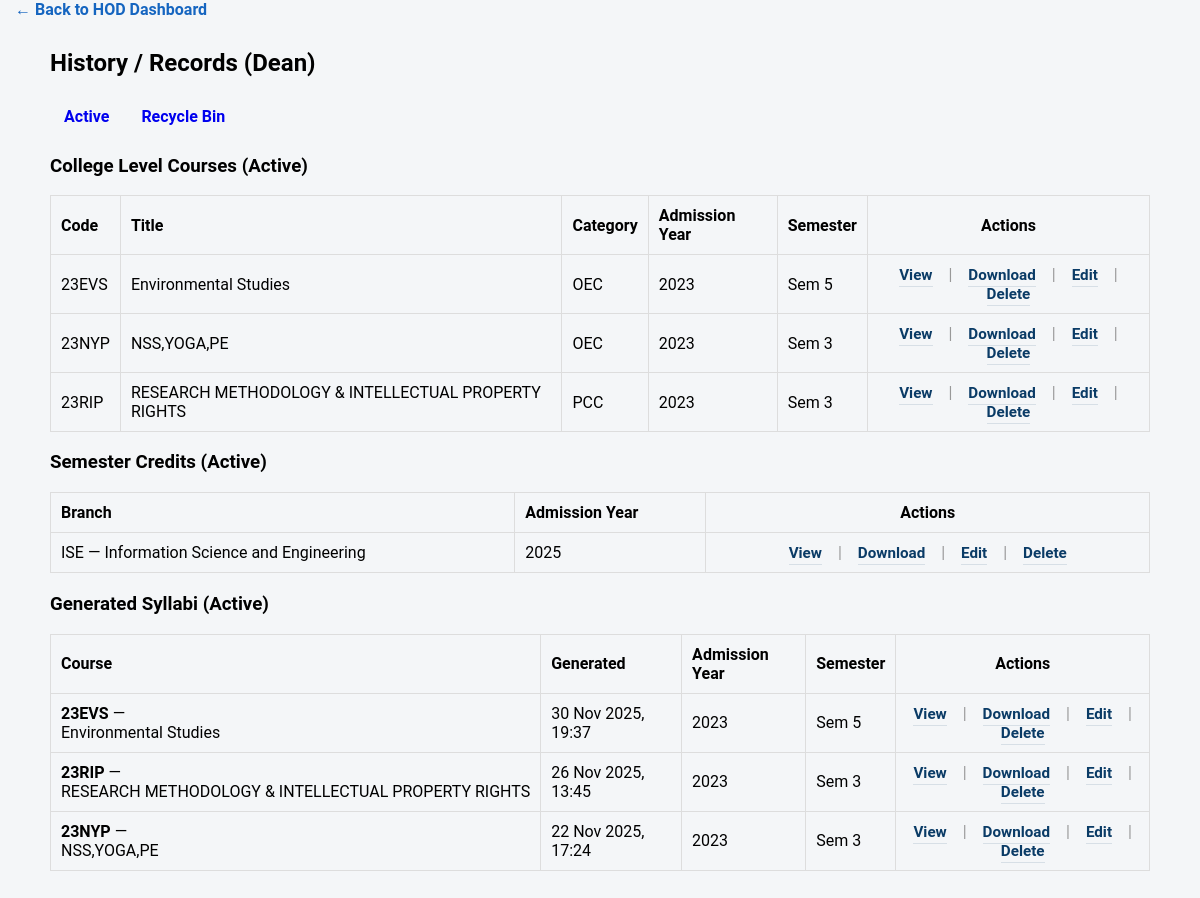
/academics/review-history/ (signed in), run on an earlier commit of the app's database.
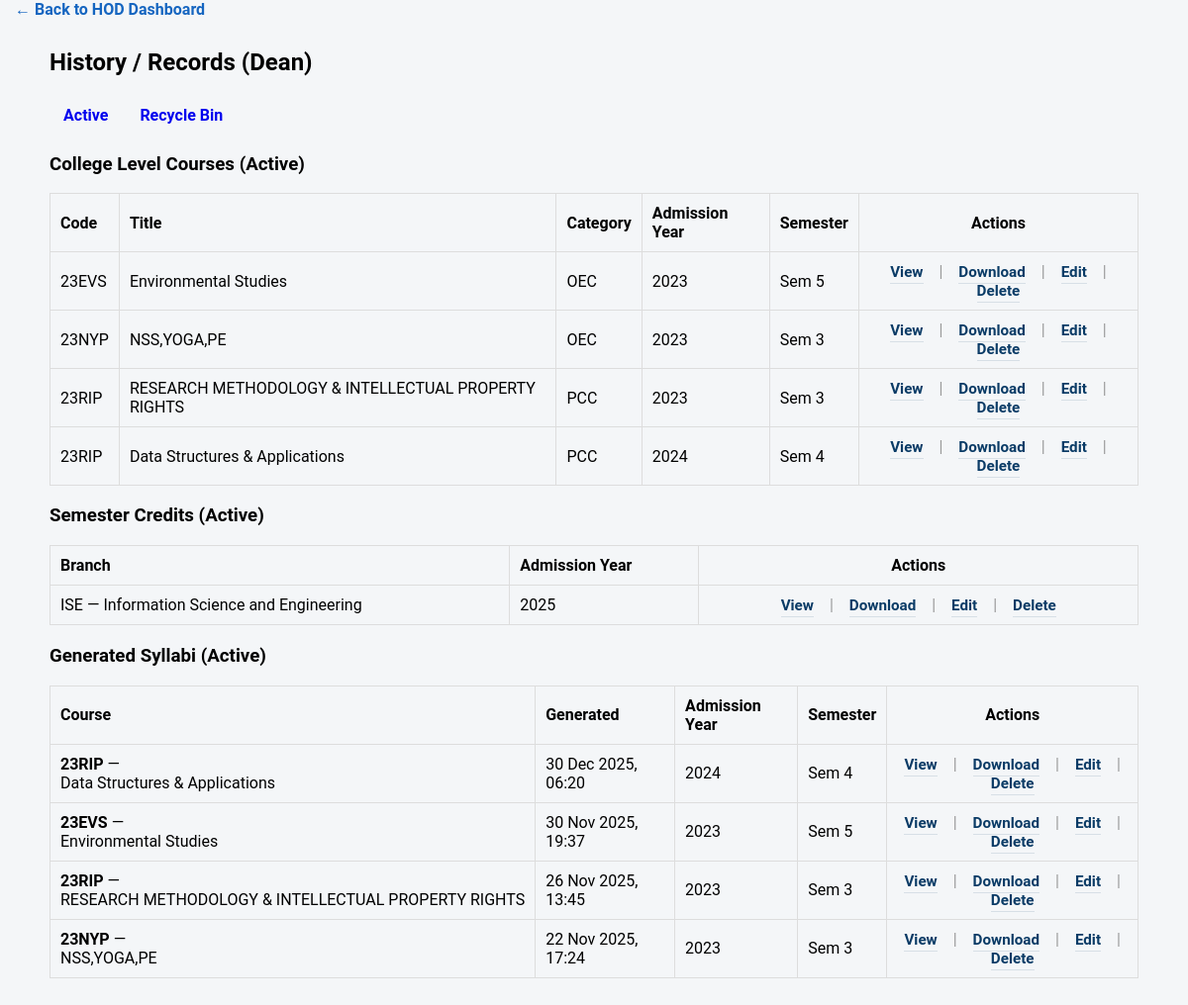
And on a later commit of the database.
### academics/models.py (models this page shows, shortened)
class CollegeLevelCourse(models.Model):
    department = models.CharField(max_length=100, default="All Branches")
    course_category = models.CharField(max_length=100)
    course_code = models.CharField(max_length=50)
    course_title = models.CharField(max_length=200)
    semester = models.PositiveSmallIntegerField(
        null=True,
        blank=True,
        help_text="Semester number (1-8). Optional."
    )
    admission_year = models.CharField(max_length=8, null=True, blank=True, help_text="Admission year (e.g. 2025). Optional.")
    teaching_hours_L = models.IntegerField(default=0)
    teaching_hours_T = models.IntegerField(default=0)
    teaching_hours_P = models.IntegerField(default=0)
    cie_marks = models.IntegerField(default=50)
    see_marks = models.IntegerField(default=50)
    credits = models.DecimalField(max_digits=4, decimal_places=1, default=Decimal("0.0"))
    optional_branch = models.CharField(max_length=20, blank=True, null=True)
    branch = models.ForeignKey('Branch', on_delete=models.SET_NULL, null=True, blank=True)
    syllabus_pdf = models.FileField(upload_to='syllabus_pdfs/', null=True, blank=True)
    description = models.TextField(blank=True, null=True)
    added_by = models.ForeignKey(settings.AUTH_USER_MODEL, on_delete=models.SET_NULL, null=True, blank=True)
    created_on = models.DateTimeField(auto_now_add=True)
    is_deleted = models.BooleanField(default=False)
    deleted_at = models.DateTimeField(null=True, blank=True)
    class Meta:
        ordering = ['course_code', 'course_title']

class SemesterCredit(models.Model):
    branch = models.ForeignKey(Branch, on_delete=models.CASCADE)
    admission_year = models.CharField(max_length=20)
    sem1 = models.PositiveIntegerField(null=True, blank=True)
    sem2 = models.PositiveIntegerField(null=True, blank=True)
    sem3 = models.PositiveIntegerField(null=True, blank=True)
    sem4 = models.PositiveIntegerField(null=True, blank=True)
    sem5 = models.PositiveIntegerField(null=True, blank=True)
    sem6 = models.PositiveIntegerField(null=True, blank=True)
    sem7 = models.PositiveIntegerField(null=True, blank=True)
    sem8 = models.PositiveIntegerField(null=True, blank=True)
    created_at = models.DateTimeField(auto_now_add=True)
    updated_at = models.DateTimeField(auto_now=True)
    deleted = models.BooleanField(default=False)  # ⚠️ This uses 'deleted' not 'is_deleted'

class Branch(models.Model):
    code = models.CharField(max_length=16, unique=True)
    name = models.CharField(max_length=120)
    active = models.BooleanField(default=True)

class Syllabus(models.Model):
    course = models.ForeignKey(CollegeLevelCourse, on_delete=models.CASCADE, related_name='syllabi')
    is_deleted = models.BooleanField(default=False)
    deleted_at = models.DateTimeField(null=True, blank=True)
    created_on = models.DateTimeField(auto_now_add=True)
    updated_at = models.DateTimeField(auto_now=True)
    objectives = models.TextField(blank=True, null=True)
    outcomes = models.TextField(blank=True, null=True)
    outcomes_po_mapping = models.TextField(blank=True, null=True)  # JSON: stores PO mappings for each outcome
    outcomes_pso_mapping = models.TextField(blank=True, null=True)  # JSON: stores PSO mappings for each outcome
    modules = models.TextField(blank=True, null=True)
    modules_topics = models.TextField(blank=True, null=True)  # JSON: stores topics/details for each module
    modules_hours = models.TextField(blank=True, null=True)  # JSON: stores hours for each module
    cie_scheme = models.TextField(blank=True, null=True)
    see_scheme = models.TextField(blank=True, null=True)
    activities = models.TextField(blank=True, null=True)
    lab_work = models.TextField(blank=True, null=True)
    books = models.TextField(blank=True, null=True)
    books_details = models.TextField(blank=True, null=True)  # JSON: stores authors, edition, publisher, year for each book
    reference_books = models.TextField(blank=True, null=True)
    reference_books_details = models.TextField(blank=True, null=True)  # JSON: stores authors, edition, publisher, year for reference books
    ebooks = models.TextField(blank=True, null=True)
    co_matrix = models.TextField(blank=True, null=True)  # JSON: 2D matrix of CO x PO/PSO values
    moocs = models.TextField(blank=True, null=True)
    cie_marks_data = models.TextField(blank=True, null=True)
    assessment_rubrics = models.TextField(blank=True, null=True)
    class Meta:
        ordering = ['-created_on']

### academics/views.py (the view)
# urls.py: path('review-history/', views.review_history, name='review_history'),
@login_required
def review_history(request):
    show_deleted = request.GET.get("deleted", "0") == "1"
    course_flag = _get_deleted_flag_name(CollegeLevelCourse) or "is_deleted"
    credit_flag = _get_deleted_flag_name(SemesterCredit) or "deleted"
    syllabus_flag = _get_deleted_flag_name(Syllabus) or "deleted"
    try:
        if show_deleted:
            courses = CollegeLevelCourse.objects.filter(**{course_flag: True}).order_by("-deleted_at")
            credits = SemesterCredit.objects.filter(**{credit_flag: True}).order_by("-id")
            syllabi = Syllabus.objects.filter(**{syllabus_flag: True}).order_by("-deleted_at")
        else:
            courses = CollegeLevelCourse.objects.filter(**{course_flag: False}).order_by("course_code")
            credits = SemesterCredit.objects.filter(**{credit_flag: False}).order_by("-id")
            syllabi = Syllabus.objects.filter(**{syllabus_flag: False}).order_by("-created_on")
    except OperationalError as e:
        logger.exception("Database error in review_history: %s", e)
        messages.error(request, "Database schema is not up-to-date (missing columns). Try running 'python manage.py migrate'.")
        return redirect("academics:dean_dashboard")
    syllabus_map = {}
    latest_syllabi = (
        Syllabus.objects.filter(course__in=courses)
        .order_by("course_id", "-created_on")
        .select_related("course")
    )
    for s in latest_syllabi:
        if s.course_id not in syllabus_map:
            syllabus_map[s.course_id] = getattr(s, "semester", None)
    for c in courses:
        sem = getattr(c, "semester", None) or syllabus_map.get(c.pk)
        display = ""
        if sem not in (None, "", 0):
            try:
                display = f"Sem {int(sem)}"
            except (ValueError, TypeError):
                display = str(sem)
        setattr(c, "display_semester", display)
    for s in syllabi:
        sem = getattr(s, "semester", None)
        if not sem:
            sem = getattr(s.course, "semester", None) or syllabus_map.get(getattr(s.course, "pk", None))
        display = ""
        if sem not in (None, "", 0):
            try:
                display = f"Sem {int(sem)}"
            except (ValueError, TypeError):
                display = str(sem)
        setattr(s, "display_semester", display)
    for s in syllabi:
        ay = None
        if getattr(s, 'course', None):
            ay = getattr(s.course, 'admission_year', None)
        setattr(s, 'display_admission_year', ay or '')
    return render(request, "academics/review_history.html", {
        "courses": courses,
        "credits": credits,
        "syllabi": syllabi,
        "show_deleted": show_deleted,
    })

### academics/views.py (called while the page is built)
def _get_deleted_flag_name(model_cls):
    for candidate in ("is_deleted", "deleted", "is_removed", "removed"):
        if candidate in [f.name for f in model_cls._meta.get_fields()]:
            return candidate
    return None

### academics/templates/academics/review_history.html (shortened to what the changed rows need)
{% extends "base.html" %}
{% block content %}
<div class="container" style="max-width:1100px;margin:30px auto;">
  <h2 class="mb-4">History / Records (Dean)</h2>
  <table style="width:100%;border-collapse:collapse;">
    <thead>
      <tr style="background:#f4f6f8;">
        <th style="border:1px solid #ddd;padding:10px;text-align:left;">Code</th>
        <th style="border:1px solid #ddd;padding:10px;text-align:left;">Title</th>
        <th style="border:1px solid #ddd;padding:10px;text-align:left;">Category</th>
        <th style="border:1px solid #ddd;padding:10px;text-align:left;">Admission Year</th>
        <th style="border:1px solid #ddd;padding:10px;text-align:left;">Semester</th>
        <th style="border:1px solid #ddd;padding:10px;text-align:center;">Actions</th>
      </tr>
    </thead>
    <tbody>
      {% for course in courses %}
        <tr>
          <td style="border:1px solid #ddd;padding:10px;">{{ course.course_code }}</td>
          <td style="border:1px solid #ddd;padding:10px;">{{ course.course_title }}</td>
          <td style="border:1px solid #ddd;padding:10px;">{{ course.course_category }}</td>
          <td style="border:1px solid #ddd;padding:10px;">{{ course.admission_year|default:"—" }}</td>
          <td style="border:1px solid #ddd;padding:10px;">{{ course.display_semester|default:"-" }}</td>
          <td style="border:1px solid #ddd;padding:10px;text-align:center;">
            {% if not show_deleted %}
              <a class="link-action" href="{% url 'academics:view_course_pdf' course.pk %}">View</a>
              <span class="separator">|</span>
              <a class="link-action" href="{% url 'academics:download_course_pdf' course.pk %}">Download</a>
              <span class="separator">|</span>
              <a class="link-action" href="{% url 'academics:edit_college_level_course' course.pk %}">Edit</a>
              <span class="separator">|</span>
              <a class="link-action" href="{% url 'academics:delete_course_pdf' course.pk %}" onclick="return confirm('Move to recycle bin?');">Delete</a>
            {% else %}
              <a class="link-action" href="{% url 'academics:restore_course_pdf' course.pk %}">Restore</a>
              <span class="separator">|</span>
              <a class="link-action" href="{% url 'academics:permanent_delete_course_pdf' course.pk %}" onclick="return confirm('Permanently delete?');">Delete Permanently</a>
            {% endif %}
          </td>
        </tr>
      {% empty %}
        <tr><td colspan="6" style="text-align:center;padding:20px;">No courses found.</td></tr>
      {% endfor %}
    </tbody>
  </table>
  <table style="width:100%;border-collapse:collapse;margin-bottom:20px;">
    <thead>
      <tr style="background:#f4f6f8;">
        <th style="border:1px solid #ddd;padding:10px;text-align:left;">Branch</th>
        <th style="border:1px solid #ddd;padding:10px;text-align:left;">Admission Year</th>
        <th style="border:1px solid #ddd;padding:10px;text-align:center;">Actions</th>
      </tr>
    </thead>
    <tbody>
      {% for sc in credits %}
        <tr>
          <td style="border:1px solid #ddd;padding:10px;">{% if sc.branch %}{{ sc.branch.code }} — {{ sc.branch.name }}{% else %}<span class="text-muted">Unknown</span>{% endif %}</td>
          <td style="border:1px solid #ddd;padding:10px;">{{ sc.admission_year }}</td>
          <td style="border:1px solid #ddd;padding:10px;text-align:center;">
            {% if not show_deleted %}
              <a class="link-action" href="{% url 'academics:view_semester_credits_pdf' sc.pk %}">View</a>
              <span class="separator">|</span>
              <a class="link-action" href="{% url 'academics:download_semester_credits_pdf' sc.pk %}">Download</a>
              <span class="separator">|</span>
              <a class="link-action" href="{% url 'academics:edit_semester_credit' sc.pk %}">Edit</a>
              <span class="separator">|</span>
              <a class="link-action" href="{% url 'academics:delete_credit_pdf' sc.pk %}" onclick="return confirm('Move to recycle bin?');">Delete</a>
            {% else %}
              <a class="link-action" href="{% url 'academics:restore_credit_pdf' sc.pk %}">Restore</a>
              <span class="separator">|</span>
              <a class="link-action" href="{% url 'academics:permanent_delete_credit_pdf' sc.pk %}" onclick="return confirm('Permanently delete?');">Delete Permanently</a>
            {% endif %}
          </td>
        </tr>
      {% empty %}
        <tr><td colspan="3" style="text-align:center;padding:20px;">No semester credit records.</td></tr>
      {% endfor %}
    </tbody>
  </table>
  <table style="width:100%;border-collapse:collapse;margin-bottom:20px;">
    <thead>
      <tr style="background:#f4f6f8;">
        <th style="border:1px solid #ddd;padding:10px;text-align:left;">Course</th>
        <th style="border:1px solid #ddd;padding:10px;text-align:left;">Generated</th>
        <th style="border:1px solid #ddd;padding:10px;text-align:left;">Admission Year</th>
        <th style="border:1px solid #ddd;padding:10px;text-align:left;">Semester</th>
        <th style="border:1px solid #ddd;padding:10px;text-align:center;">Actions</th>
      </tr>
    </thead>
    <tbody>
      {% for s in syllabi %}
        <tr>
          <td style="border:1px solid #ddd;padding:10px;">
            {% if s.course %}
              <strong>{{ s.course.course_code }}</strong> — <span class="text-clip" title="{{ s.course.course_title }}">{{ s.course.course_title }}</span>
            {% else %}
              <span class="text-muted">(Orphan syllabus)</span>
            {% endif %}
          </td>
          <td style="border:1px solid #ddd;padding:10px;">{% if s.created_on %}{{ s.created_on|date:"d M Y, H:i" }}{% else %}-{% endif %}</td>
          <td style="border:1px solid #ddd;padding:10px;">{{ s.display_admission_year|default:'—' }}</td>
          <td style="border:1px solid #ddd;padding:10px;">{{ s.display_semester }}</td>
          <td style="border:1px solid #ddd;padding:10px;text-align:center;">
            {% if not show_deleted and s.course %}
              <a class="link-action" href="{% url 'academics:view_syllabus_pdf' s.pk %}">View</a>
              <span class="separator">|</span>
              <a class="link-action" href="{% url 'academics:download_syllabus_pdf' s.pk %}">Download</a>
              <span class="separator">|</span>
              <a class="link-action" href="{% url 'academics:add_or_edit_syllabus' s.course.pk %}">Edit</a>
              <span class="separator">|</span>
              <a class="link-action" href="{% url 'academics:delete_syllabus' s.pk %}" onclick="return confirm('Move to recycle bin?');">Delete</a>
            {% elif not show_deleted %}
              <span class="text-muted">—</span>
            {% else %}
              <a class="link-action" href="{% url 'academics:restore_syllabus' s.pk %}">Restore</a>
              <span class="separator">|</span>
              <a class="link-action" href="{% url 'academics:permanent_delete_syllabus' s.pk %}" onclick="return confirm('Permanently delete?');">Delete Permanently</a>
            {% endif %}
          </td>
        </tr>
      {% empty %}
        <tr><td colspan="4" style="text-align:center;padding:20px;">No syllabi found.</td></tr>
      {% endfor %}
    </tbody>
  </table>
</div>
{% endblock %}

What changed in the data, as far as the page shows it:
added CollegeLevelCourse: course_code "23RIP", course_title "Data Structures & Applications", course_category "PCC", admission_year "2024", display_semester "Sem 4"
added Syllabus: course.course_code "23RIP", course.course_title "Data Structures & Applications", created_on "30 Dec 2025, 06:20", display_admission_year "2024", display_semester "Sem 4", shows "View"
